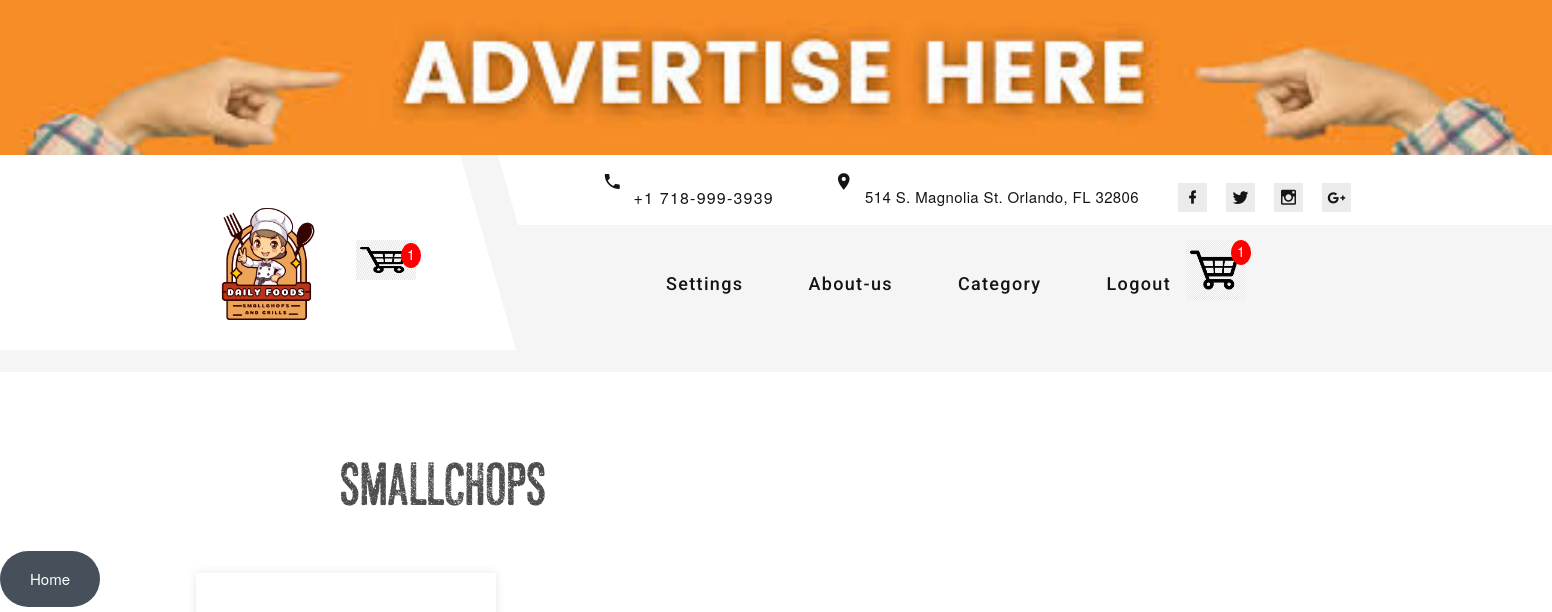
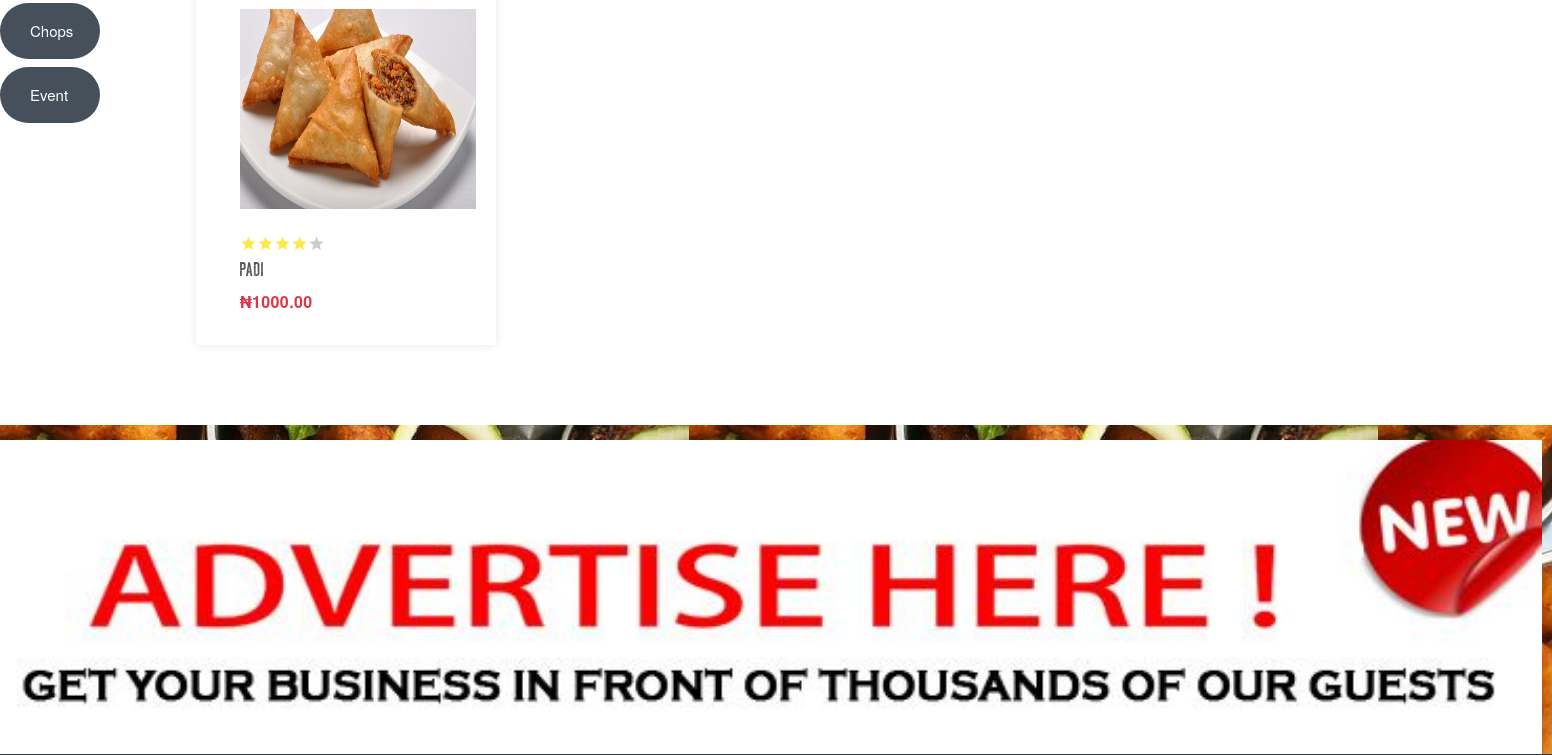
The page /category/Smallchops/ (signed in, upper part) on the database as committed earlier (2 pictures, top to bottom).
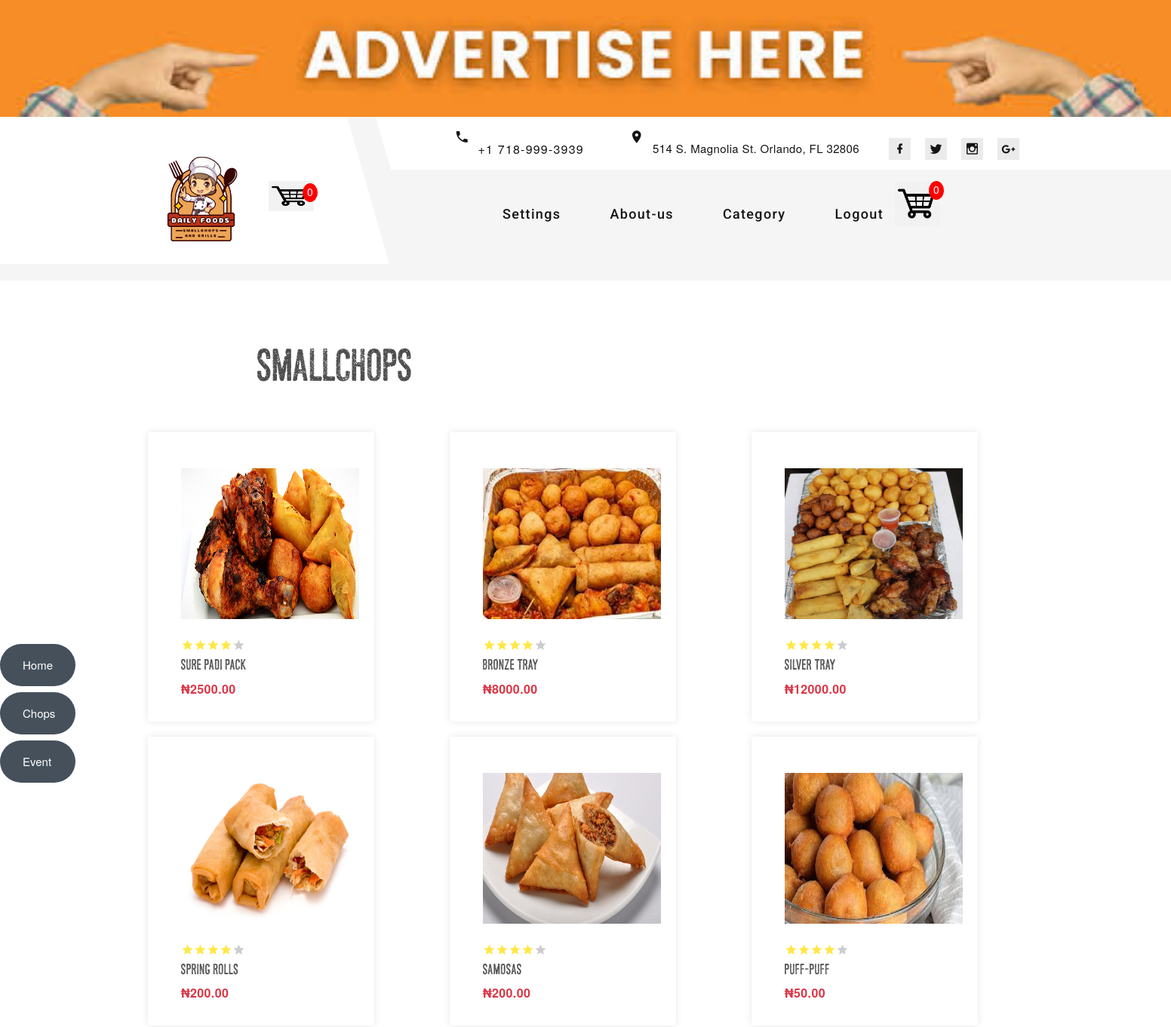
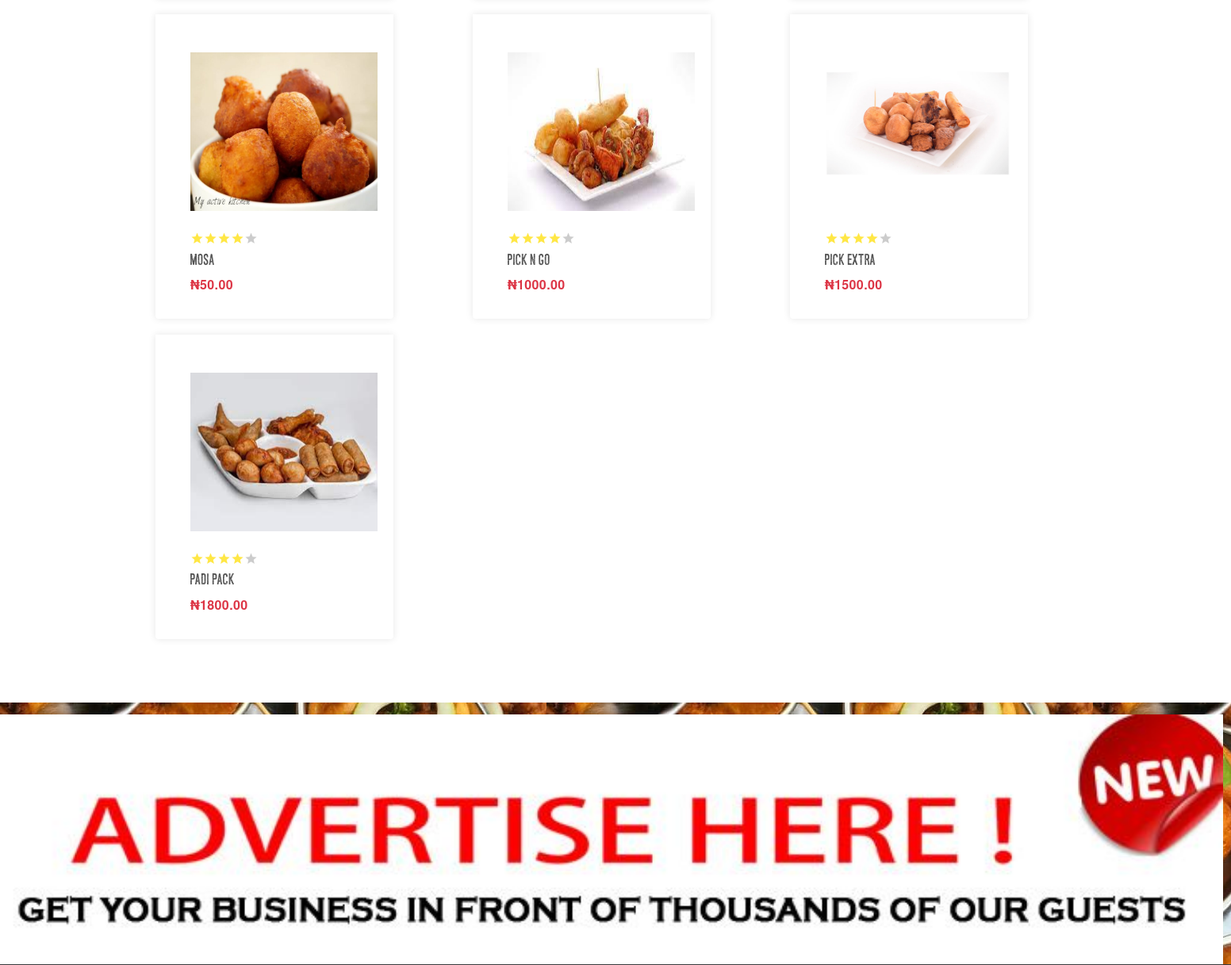
The same page on the database as committed later (2 pictures, top to bottom).
### smallchop/models.py (models this page shows, shortened)
class Product(models.Model):
    name = models.CharField(max_length=200, null=True)
    price = models.DecimalField(max_digits=7, decimal_places=2)
    description = models.TextField( max_length=500, null=True)
    reviews = models.ManyToManyField('smallchop.Review', blank=True, related_name="product_reviews")
    date_created = models.DateTimeField(auto_now_add=True, null=True)
    category = models.ManyToManyField(Category, related_name='products')
    image = models.ImageField( upload_to="images/products", null=True, blank=True)
    @property
    def imageURL(self):
        try:
            url = self.image.url
        except:
            url = ''
        return url

### smallchop/decorators.py (the view)
        def wrapper_func(request, *args, **kwargs):
            group = None
            if request.user.groups.exists():
                group = request.user.groups.all()[0].name
            if group in allowed_roles:
              return view_func(request, *args, **kwargs)
            else:
                return HttpResponse('you are not allowed to view this page')

### smallchop/models.py (called while the page is built)
    @property
    def get_cart_items(self):
        orderitems = self.orderitem_set.all()
        total = sum([item.quantity for item in orderitems])
        return total

### smallchop/utils.py (called while the page is built)
def cartData(request):
    items = []
    order = {'get_cart_total': 0, 'get_cart_items': 0, 'shipping': False}
    cartItems = order['get_cart_items']
    if request.user.is_authenticated:
        customer = request.user.customer
        order, created = Order.objects.get_or_create(customer=customer, complete=False)
        items = order.orderitem_set.all()
        cartItems = order.get_cart_items
    return {'items': items, 'order': order, 'cartItems': cartItems}

### templates/chops/products_category.html (shortened to what this page needs)
{% extends "chops/base.html" %}
{% block content %}
<section class="section section-lg bg-default">
    <div class="container">
      <h3 class="oh-desktop">{{ Category }}</h3>
      <div class="row row-lg row-30">
        <div class="col-sm-6 col-g-4 col-xl-3">
          {% for product in products %}
          <article class="product wow fadeInLeft" data-wow-delay=".15s">
            <div class="product-figure" ><img class="img_products" src="{{product.imageURL}}" alt="product_image" width="300" height="300"/>
            </div>
            <div class="product-rating"><span class="mdi mdi-star"></span><span class="mdi mdi-star"></span><span class="mdi mdi-star"></span><span class="mdi mdi-star"></span><span class="mdi mdi-star text-gray-13"></span>
            </div>
            <h6 class="product-title">{{product.name}}</h6>
            <div class="product-price-wrap">
              <div class="product-price">₦{{product.price|floatformat:2}}</div>
            </div>
            <div class="product-button">
            </div>
          </article>
          {% endfor %}
        </div>
       </div>
    </div>
  </section>
  {% endblock %}

Rows that differ between the two databases and show on the page:
removed Product: imageURL (picture), name "padi", price "1000.00"
added Product: imageURL (picture), name "Sure Padi pack", price "2500.00"
added Product: imageURL (picture), name "Bronze Tray", price "8000.00"
added Product: imageURL (picture), name "Silver Tray", price "12000.00"
added Product: imageURL (picture), name "Spring rolls", price "200.00"
added Product: imageURL (picture), name "Samosas", price "200.00"
added Product: imageURL (picture), name "Puff-Puff", price "50.00"
added Product: imageURL (picture), name "Mosa", price "50.00"
added Product: imageURL (picture), name "Pick n Go", price "1000.00"
added Product: imageURL (picture), name "Pick Extra", price "1500.00"
added Product: imageURL (picture), name "Padi pack", price "1800.00"
Other text that changed with them:
{{ cartItems }}: "1" → "0"
